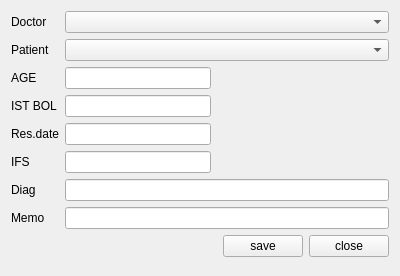
<?xml version="1.0" encoding="UTF-8"?>
<ui version="4.0">
 <class>PatientCard</class>
 <widget class="QWidget" name="PatientCard">
  <property name="geometry">
   <rect>
    <x>0</x>
    <y>0</y>
    <width>400</width>
    <height>276</height>
   </rect>
  </property>
  <property name="windowTitle">
   <string>Form</string>
  </property>
  <layout class="QGridLayout" name="gridLayout">
   <item row="7" column="0">
    <widget class="QLabel" name="resLabel">
     <property name="sizePolicy">
      <sizepolicy hsizetype="Fixed" vsizetype="Fixed">
       <horstretch>0</horstretch>
       <verstretch>0</verstretch>
      </sizepolicy>
     </property>
     <property name="text">
      <string>Res.date</string>
     </property>
    </widget>
   </item>
   <item row="14" column="3">
    <widget class="QPushButton" name="saveButton">
     <property name="text">
      <string>save</string>
     </property>
    </widget>
   </item>
   <item row="2" column="1">
    <widget class="QLineEdit" name="ageEdit"/>
   </item>
   <item row="3" column="0">
    <widget class="QLabel" name="istbolLabel">
     <property name="text">
      <string>IST BOL</string>
     </property>
    </widget>
   </item>
   <item row="12" column="0">
    <widget class="QLabel" name="memoLabel">
     <property name="text">
      <string>Memo</string>
     </property>
    </widget>
   </item>
   <item row="1" column="1" colspan="4">
    <widget class="QComboBox" name="patientBox"/>
   </item>
   <item row="7" column="1">
    <widget class="QLineEdit" name="resdateEdit"/>
   </item>
   <item row="0" column="1" colspan="4">
    <widget class="QComboBox" name="doctorBox"/>
   </item>
   <item row="0" column="0">
    <widget class="QLabel" name="doctorLabel">
     <property name="text">
      <string>Doctor</string>
     </property>
    </widget>
   </item>
   <item row="2" column="0">
    <widget class="QLabel" name="ageLabel">
     <property name="text">
      <string>AGE</string>
     </property>
    </widget>
   </item>
   <item row="1" column="0">
    <widget class="QLabel" name="patientLabel">
     <property name="text">
      <string>Patient</string>
     </property>
    </widget>
   </item>
   <item row="14" column="4">
    <widget class="QPushButton" name="closeButton">
     <property name="text">
      <string>close</string>
     </property>
    </widget>
   </item>
   <item row="9" column="0">
    <widget class="QLabel" name="ifsLabel">
     <property name="text">
      <string>IFS</string>
     </property>
    </widget>
   </item>
   <item row="9" column="1">
    <widget class="QLineEdit" name="ifsEdit"/>
   </item>
   <item row="10" column="0">
    <widget class="QLabel" name="diagLabel">
     <property name="text">
      <string>Diag</string>
     </property>
    </widget>
   </item>
   <item row="10" column="1" colspan="4">
    <widget class="QLineEdit" name="diagEdit">
     <property name="sizePolicy">
      <sizepolicy hsizetype="Expanding" vsizetype="Fixed">
       <horstretch>0</horstretch>
       <verstretch>0</verstretch>
      </sizepolicy>
     </property>
    </widget>
   </item>
   <item row="12" column="1" colspan="4">
    <widget class="QLineEdit" name="memoEdit">
     <property name="sizePolicy">
      <sizepolicy hsizetype="Expanding" vsizetype="Fixed">
       <horstretch>0</horstretch>
       <verstretch>0</verstretch>
      </sizepolicy>
     </property>
    </widget>
   </item>
   <item row="3" column="1">
    <widget class="QLineEdit" name="istbolEdit"/>
   </item>
  </layout>
 </widget>
 <resources/>
 <connections/>
</ui>
